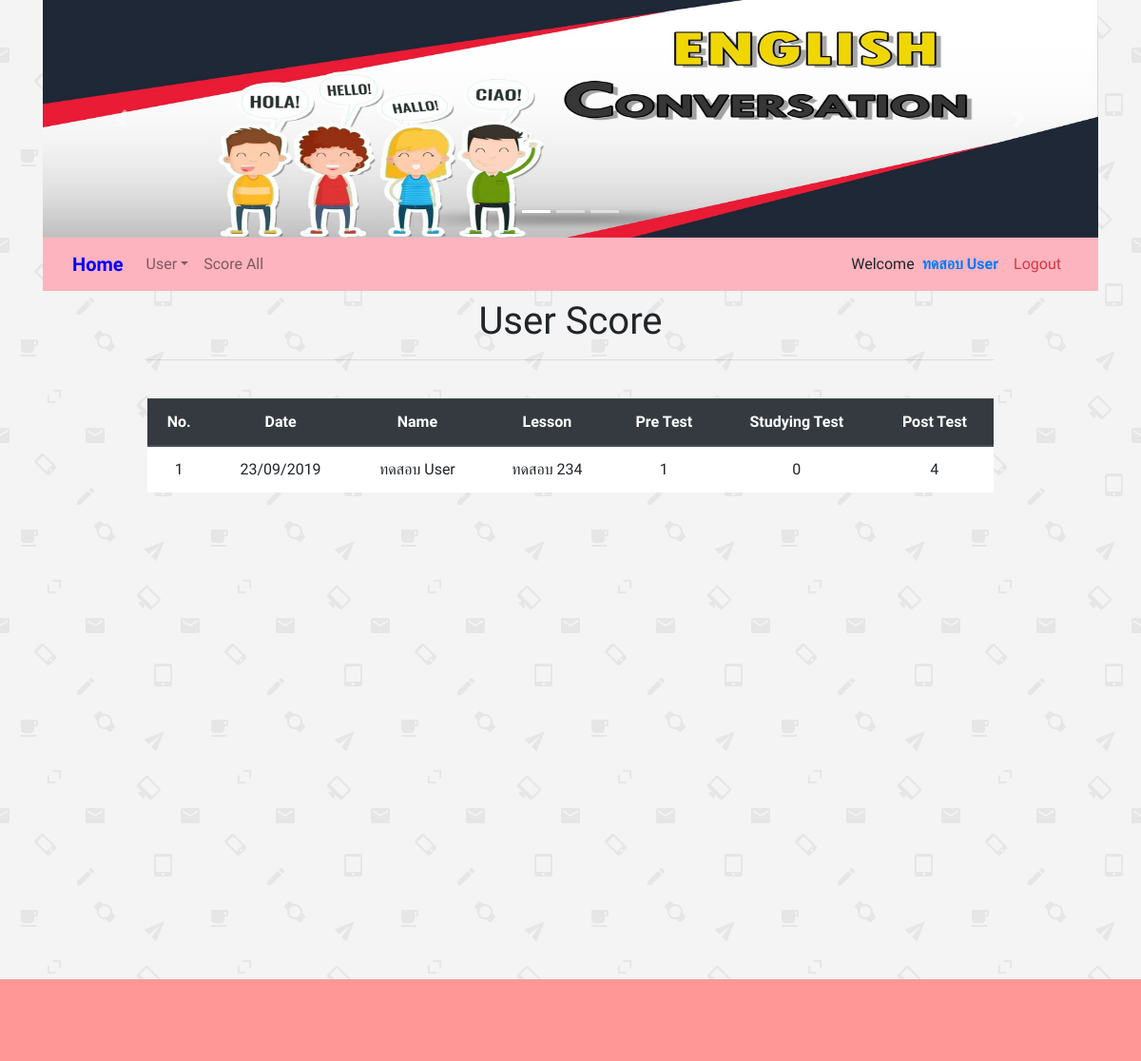
Screenshot of /score.php?user_id=48 (signed in) with the database file from the repository.
### tables this page shows
CREATE TABLE IF NOT EXISTS `user_learning` (
`user_learning_id` int(10) NOT NULL,
  `choice_id` int(10) NOT NULL,
  `user_id` int(10) NOT NULL,
  `user_learning_bf` int(20) NOT NULL,
  `user_learning_wa` int(20) NOT NULL,
  `user_learning_af` varchar(20) NOT NULL,
  `user_learning_status` int(1) NOT NULL,
  `user_learning_date` timestamp NOT NULL DEFAULT CURRENT_TIMESTAMP
);

CREATE TABLE IF NOT EXISTS `user` (
`ID` int(5) NOT NULL,
  `Username` varchar(50) NOT NULL,
  `Password` varchar(200) NOT NULL,
  `Firstname` varchar(100) NOT NULL,
  `Lastname` varchar(100) NOT NULL,
  `email` varchar(100) NOT NULL,
  `phone` text NOT NULL,
  `Userlevel` varchar(1) NOT NULL,
  `user_date` date NOT NULL,
  `user_stid` int(11) NOT NULL,
  `session_id` varchar(50) NOT NULL,
  `group_id` int(20) NOT NULL,
  `Status` varchar(1) NOT NULL
);

CREATE TABLE IF NOT EXISTS `choice` (
`choice_id` int(11) NOT NULL,
  `choice_name` varchar(100) NOT NULL,
  `video` varchar(300) NOT NULL,
  `choice_detail` varchar(100) NOT NULL,
  `choice_status` int(1) NOT NULL
);

### score.php (the view, shortened to what this page needs)
<!DOCTYPE html>
<html>
<?php
include 'header.php';
include 'conn.php';
$user_id = $_GET['user_id'];
$query_learning = "SELECT * FROM choice as c , user as u, user_learning as l where l.user_id = $user_id and l.choice_id = c.choice_id and l.user_id = u.id order by l.user_learning_af desc" ;
$learning = mysqli_query($con,$query_learning) or die(mysqli_error());
$row_learning = mysqli_fetch_assoc($learning);
$totalRows_learning = mysqli_num_rows($learning);
?>
<div class="container">
  <div class="row">
    <div class="col-md-12">
      <?php include 'carousel.php'; ?>
      <?php include 'navbar.php'; ?>
      <?php include 'model.php'; ?>
      <div class="row">
        <div class="col-md-1"></div>
        <div class="col-md-10 text-center ">
         <div class="py-2">
          <div class="container">
            <div class="row">
              <div class="col-md-12">
                <h1 class="text-center">User Score</h1>
                <hr>
              </div>
            </div>
          </div>
        </div>
        <div class="py-3">
          <div class="container">
            <div class="row">
              <div class="col-md-12">
                <div class="table-responsive text-center">
                  <?php if ($totalRows_learning > 0) {?>
                    <table class="table table-hover" id="example" bgcolor="white">
                      <thead class="thead-dark">
                       <tr class="text-center">
                        <th scope="col">No.</th>
                        <th scope="col">Date</th>
                        <th scope="col">Name</th>
                        <th scope="col">Lesson</th>
                        <th scope="col">Pre Test</th>
                        <th scope="col">Studying Test</th>
                        <th scope="col">Post Test</th>
                      </tr>
                    </thead>
                    <tbody>
                      <?php
                      $i = 1 ;
                      do { ?>
                        <tr class="text-center">
                          <td><?php echo $i; ?></td>
                          <td><?php echo date("d/m/Y" , strtotime($row_learning['user_learning_date'])); ?></td>
                          <td><?php echo $row_learning['Firstname']. "  " .$row_learning['Lastname']; ?></td>
                          <td><?php echo $row_learning['choice_name']; ?>
                          <td><?php echo $row_learning['user_learning_bf']; ?></td>
                          <td><?php echo $row_learning['user_learning_wa']; ?></td>
                          <td><?php echo $row_learning['user_learning_af']; ?></td>
                        </tr>
                        <?php
                        $i += 1;
                      } while ($row_learning = mysqli_fetch_assoc($learning)); ?>
                    </tbody>
                  </table>
                <?php }else {
                  echo "<h3> ยังไม่มีคะแนน </h3>";
                }
                mysqli_free_result($learning);?>
              </div>
            </div>
          </div>
        </div>
      </div>
      <div class="py-5">
      </div>
    </div>
    <div class="col-md-1"></div>
  </div>
</div>
</div>
</div>
<br><br><br><br><br><br><br><br>
<?php include 'footer.php'; ?>
</html>

### rows the page displays
user_learning: user_learning_date "23/09/2019", user.Firstname "ทดสอบ", user.Lastname "User", choice.choice_name "ทดสอบ 234", user_learning_bf "1", user_learning_wa "0", user_learning_af "4"

### other values shown
$_SESSION["User"] "ทดสอบ User"
